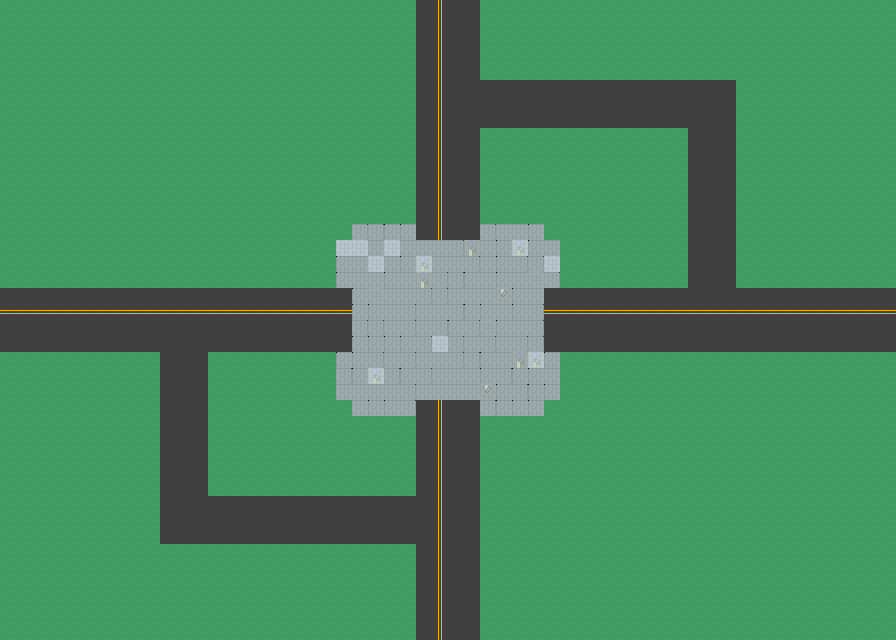

A level layout from a 2D game, rendered from its tile map. Below: a short description, then the map file with tile-grid data replaced by summaries:
An orthogonal 56x40 tile map with 16x16 px tiles, 2 tile layers (Ground, Markings), 2 tilesets and 179 objects (9x light, 4x player_spawn, 4x zombie_spawn).

<map version="1.10" tiledversion="1.10.2" orientation="orthogonal" renderorder="right-down" width="56" height="40" tilewidth="16" tileheight="16" infinite="0" nextlayerid="5" nextobjectid="180">
 <properties>
  <property name="ambient" type="float" value="0.32" />
  <property name="ambient_color" type="color" value="#ff7e8cc0" />
  <property name="background" type="color" value="#ff0d1012" />
  <property name="vignette" type="float" value="0.45" />
  <property name="saturation" type="float" value="0.85" />
 </properties>
 <tileset firstgid="1" name="city" tilewidth="16" tileheight="16" tilecount="1036" columns="37">
  <image source="../../../asset/packs/city/Tilemap/tilemap_packed.png" width="592" height="448" />
 </tileset>
 <tileset firstgid="1037" name="props" tilewidth="32" tileheight="32" tilecount="37" columns="0">
  <grid orientation="orthogonal" width="1" height="1" />
  <tile id="0">
   <image width="8" height="12" source="../../../asset/props/barrel_grey.png" />
  </tile>
  <tile id="1">
   <image width="8" height="12" source="../../../asset/props/barrel_orange.png" />
  </tile>
  <tile id="2">
   <image width="8" height="12" source="../../../asset/props/barrel_white.png" />
  </tile>
  <tile id="3">
   <image width="16" height="13" source="../../../asset/props/barricade_a.png" />
  </tile>
  <tile id="4">
   <image width="16" height="13" source="../../../asset/props/barricade_b.png" />
  </tile>
  <tile id="5">
   <image width="16" height="11" source="../../../asset/props/barricade_c.png" />
  </tile>
  <tile id="6">
   <image width="16" height="13" source="../../../asset/props/barricade_d.png" />
  </tile>
  <tile id="7">
   <image width="16" height="16" source="../../../asset/props/bench.png" />
  </tile>
  <tile id="8">
   <image width="16" height="16" source="../../../asset/props/bench_b.png" />
  </tile>
  <tile id="9">
   <image width="8" height="10" source="../../../asset/props/bin.png" />
  </tile>
  <tile id="10">
   <image width="8" height="11" source="../../../asset/props/bin_b.png" />
  </tile>
  <tile id="11">
   <image width="12" height="14" source="../../../asset/props/bin_c.png" />
  </tile>
  <tile id="12">
   <image width="12" height="16" source="../../../asset/props/boxes.png" />
  </tile>
  <tile id="13">
   <image width="12" height="15" source="../../../asset/props/boxes_b.png" />
  </tile>
  <tile id="14">
   <image width="27" height="32" source="../../../asset/props/car_green.png" />
  </tile>
  <tile id="15">
   <image width="32" height="27" source="../../../asset/props/car_green_side.png" />
  </tile>
  <tile id="16">
   <image width="32" height="32" source="../../../asset/props/car_grey.png" />
  </tile>
  <tile id="17">
   <image width="32" height="32" source="../../../asset/props/car_grey_side.png" />
  </tile>
  <tile id="18">
   <image width="32" height="32" source="../../../asset/props/car_orange.png" />
  </tile>
  <tile id="19">
   <image width="32" height="32" source="../../../asset/props/car_orange_side.png" />
  </tile>
  <tile id="20">
   <image width="10" height="10" source="../../../asset/props/crate.png" />
  </tile>
  <tile id="21">
   <image width="12" height="12" source="../../../asset/props/crate_b.png" />
  </tile>
  <tile id="22">
   <image width="14" height="15" source="../../../asset/props/dumpster_brown.png" />
  </tile>
  <tile id="23">
   <image width="14" height="15" source="../../../asset/props/dumpster_green.png" />
  </tile>
  <tile id="24">
   <image width="14" height="15" source="../../../asset/props/dumpster_grey.png" />
  </tile>
  <tile id="25">
   <image width="14" height="15" source="../../../asset/props/dumpster_orange.png" />
  </tile>
  <tile id="26">
   <image width="7" height="32" source="../../../asset/props/lamp.png" />
  </tile>
  <tile id="27">
   <image width="6" height="32" source="../../../asset/props/lamp_b.png" />
  </tile>
  <tile id="28">
   <image width="16" height="16" source="../../../asset/props/rocks.png" />
  </tile>
  <tile id="29">
   <image width="16" height="15" source="../../../asset/props/rocks_b.png" />
  </tile>
  <tile id="30">
   <image width="12" height="32" source="../../../asset/props/tree_green.png" />
  </tile>
  <tile id="31">
   <image width="12" height="32" source="../../../asset/props/tree_green_b.png" />
  </tile>
  <tile id="32">
   <image width="10" height="32" source="../../../asset/props/tree_green_c.png" />
  </tile>
  <tile id="33">
   <image width="12" height="32" source="../../../asset/props/tree_orange.png" />
  </tile>
  <tile id="34">
   <image width="10" height="32" source="../../../asset/props/tree_orange_b.png" />
  </tile>
  <tile id="35">
   <image width="10" height="32" source="../../../asset/props/tree_orange_c.png" />
  </tile>
  <tile id="36">
   <image width="10" height="14" source="../../../asset/props/vending.png" />
  </tile>
 </tileset>
 <layer id="1" name="Ground" width="56" height="40">
  <data>[2240 cells, 2240 non-empty, 10 distinct tile ids]</data>
 </layer>
 <layer id="2" name="Markings" width="56" height="40">
  <data>[2240 cells, 74 non-empty, 2 distinct tile ids]</data>
 </layer>
 <objectgroup id="3" name="Props">
  <object id="1" gid="2147484719" x="594" y="10" width="10" height="32" />
  <object id="2" gid="1071" x="69" y="11" width="10" height="32" />
  <object id="3" gid="1070" x="200" y="11" width="12" height="32" />
  <object id="4" gid="1071" x="3" y="11" width="10" height="32" />
  <object id="5" gid="1071" x="777" y="12" width="10" height="32" />
  <object id="6" gid="2147484717" x="107" y="13" width="10" height="32" />
  <object id="7" gid="2147484716" x="297" y="17" width="12" height="32" />
  <object id="8" gid="1067" x="675" y="19" width="12" height="32" />
  <object id="9" gid="2147484718" x="250" y="21" width="12" height="32" />
  <object id="10" gid="1069" x="363" y="23" width="10" height="32" />
  <object id="11" gid="1043" x="416" y="24" width="16" height="13" />
  <object id="12" gid="1040" x="432" y="24" width="16" height="13" />
  <object id="13" gid="1040" x="448" y="24" width="16" height="13" />
  <object id="14" gid="1072" x="867" y="26" width="10" height="32" />
  <object id="15" gid="2147484720" x="148" y="26" width="10" height="32" />
  <object id="16" gid="1072" x="500" y="27" width="10" height="32" />
  <object id="17" gid="2147484719" x="40" y="29" width="10" height="32" />
  <object id="18" gid="1070" x="822" y="29" width="12" height="32" />
  <object id="19" gid="2147484717" x="545" y="30" width="10" height="32" />
  <object id="20" gid="2147484719" x="626" y="36" width="10" height="32" />
  <object id="21" gid="1069" x="748" y="40" width="10" height="32" />
  <object id="22" gid="2147484716" x="182" y="42" width="12" height="32" />
  <object id="23" gid="2147484720" x="786" y="44" width="10" height="32" />
  <object id="24" gid="1072" x="593" y="45" width="10" height="32" />
  <object id="25" gid="1067" x="656" y="46" width="12" height="32" />
  <object id="26" gid="1070" x="304" y="48" width="12" height="32" />
  <object id="27" gid="1070" x="81" y="48" width="12" height="32" />
  <object id="28" gid="2147484718" x="695" y="50" width="12" height="32" />
  <object id="29" gid="2147484718" x="385" y="50" width="12" height="32" />
  <object id="30" gid="2147484715" x="263" y="51" width="12" height="32" />
  <object id="31" gid="2147484720" x="860" y="62" width="10" height="32" />
  </objectgroup>
 <objectgroup id="4" name="Entities">
  <!-- 17 objects omitted --></objectgroup>
</map>
<!-- 148 of 179 objects omitted -->
